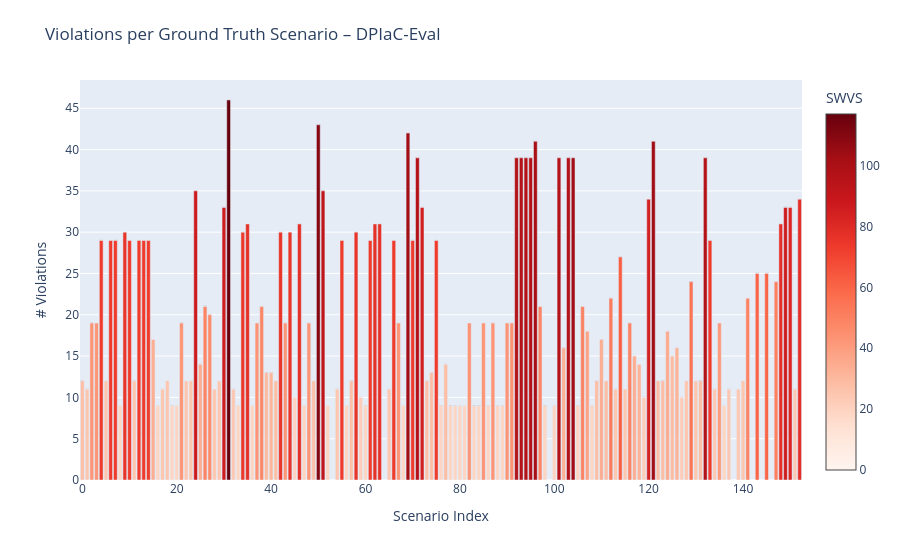

Notebook code for this chart:
### Code cell
fig3 = go.Figure(go.Bar(
    x=df_result['row_number'],
    y=df_result['failed_checks'],
    marker_color=df_result['swvs'],
    marker_colorscale='Reds',
    marker_colorbar=dict(title='SWVS'),
    text=df_result['template'].str.replace('.yaml','',regex=False),
    hovertemplate=(
        '<b>%{text}</b><br>'
        'Violations: %{y}<br>'
        'SWVS: %{marker.color:.1f}<extra></extra>'
    ),
))
fig3.update_layout(
    title='Violations per Ground Truth Scenario – DPIaC-Eval',
    xaxis_title='Scenario Index', yaxis_title='# Violations',
    margin=dict(t=80, b=80), height=450,
)
fig3.write_image(str(OUTPUT_DIR / 'fig3_per_scenario_violations.png'), scale=2)
fig3.show()

### Figure 1 — Plotly figure (JSON) as saved in the notebook; plotly's stock layout.template omitted (floating-point values rounded to 4 significant figures; data arrays with more than 128 entries replaced by an {"elided": "..."} marker saying what was removed)
{"data": [{"hovertemplate": "<b>%{text}</b><br>Violations: %{y}<br>SWVS: %{marker.color:.1f}<extra></extra>", "marker": {"color": {"elided": "153 float values"}, "colorbar": {"title": {"text": "SWVS"}}, "colorscale": [[0, "rgb(255,245,240)"], [0.125, "rgb(254,224,210)"], [0.25, "rgb(252,187,161)"], [0.375, "rgb(252,146,114)"], [0.5, "rgb(251,106,74)"], [0.625, "rgb(239,59,44)"], [0.75, "rgb(203,24,29)"], [0.875, "rgb(165,15,21)"], [1, "rgb(103,0,13)"]]}, "text": {"elided": "153 str values"}, "type": "bar", "x": {"elided": "153 int values"}, "y": {"elided": "153 int values"}}], "layout": {"autosize": true, "margin": {"b": 80, "t": 80}, "title": {"text": "Violations per Ground Truth Scenario – DPIaC-Eval"}, "xaxis": {"autorange": true, "range": [-0.5, 152.5], "title": {"text": "Scenario Index"}, "type": "linear"}, "yaxis": {"autorange": true, "range": [0, 48.42], "title": {"text": "# Violations"}, "type": "linear"}}}
